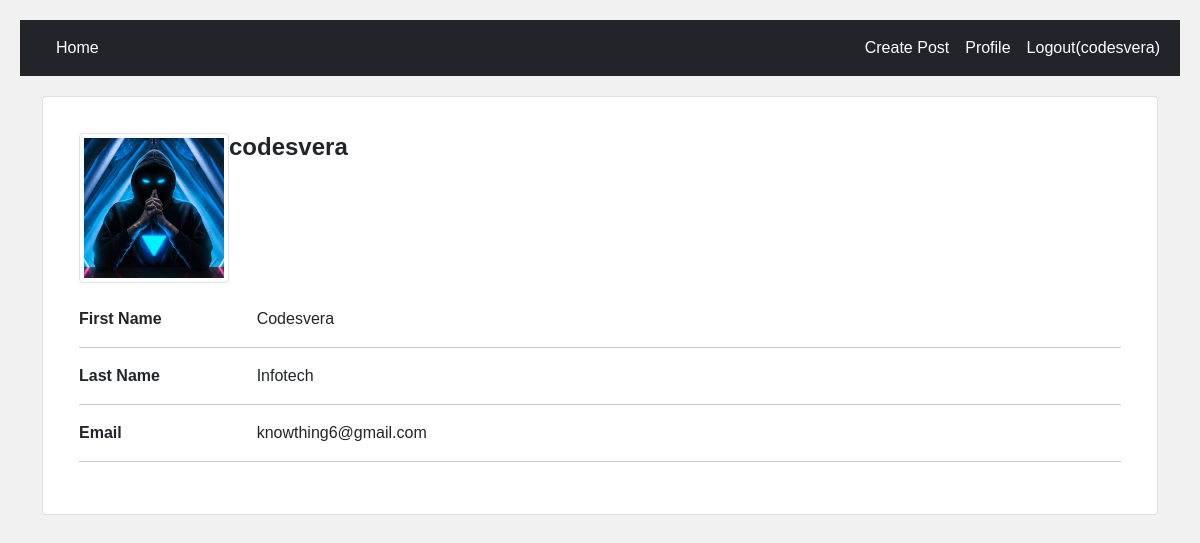
Page /account (signed in) on the committed database.
### myapp/models.py (models this page shows, shortened)
class UserProfile(models.Model):
    user = models.OneToOneField(User,on_delete=models.CASCADE)
    avatar = models.ImageField(upload_to ='uploads/')

### myapp/views.py (the view)
# urls.py: path('account', AccountSettingsView.as_view(), name='account'),
class AccountSettingsView(View):
    template_name = 'account_settings.html'
    @method_decorator(login_required(login_url='login'))
    def get(self,request):
        logined_username = request.user
        user_obj = User.objects.get(username=logined_username)
        if UserProfile.objects.filter(user__username=logined_username).exists():
            cust_obj = UserProfile.objects.get(user=user_obj)
        else:
            cust_obj = ''
        context = {
        'user':cust_obj
        }
        return render(request, self.template_name, context)

### myapp/templates/account_settings.html (shortened to what this page needs)
{% extends 'base.html' %}
{% load socialaccount %}
{% block content %}
{% if user %}
<div class="container">
        <div class="row">
            <div class="col-12">
                <div class="card">
                    <div class="card-body">
                        <div class="card-title mb-4">
                            <div class="d-flex justify-content-start">
                                <div class="image-container">
                                    <img src="{{user.avatar.url}}" id="imgProfile" style="width: 150px; height: 150px" class="img-thumbnail" />
                                </div>
                                <div class="userData ml-3">
                                    <h2 class="d-block" style="font-size: 1.5rem; font-weight: bold">{{user.user.username}}</h2>
                                </div>
                            </div>
                        </div>
                        <div class="row">
                            <div class="col-12">
                                <div class="tab-content ml-1" id="myTabContent">
                                    <div class="tab-pane fade show active" id="basicInfo" role="tabpanel" aria-labelledby="basicInfo-tab">
                                        <div class="row">
                                            <div class="col-sm-3 col-md-2 col-5">
                                                <label style="font-weight:bold;">First Name</label>
                                            </div>
                                            <div class="col-md-8 col-6">
                                                {{user.user.first_name}}
                                            </div>
                                        </div>
                                        <hr />
                                        <div class="row">
                                            <div class="col-sm-3 col-md-2 col-5">
                                                <label style="font-weight:bold;">Last Name</label>
                                            </div>
                                            <div class="col-md-8 col-6">
                                                {{user.user.last_name}}
                                            </div>
                                        </div>
                                        <hr />
                                        <div class="row">
                                            <div class="col-sm-3 col-md-2 col-5">
                                                <label style="font-weight:bold;">Email</label>
                                            </div>
                                            <div class="col-md-8 col-6">
                                                {{user.user.email}}
                                            </div>
                                        </div>
                                        <hr />
                                    </div>
                                </div>
                            </div>
                        </div>
                    </div>
                </div>
            </div>
        </div>
    </div>
{% endif %}
{% endblock %}

### myapp/templates/base.html (shortened to what this page needs)
<!doctype html>
<html lang="en">
<head>
  <link href="https://cdn.jsdelivr.net/npm/bootstrap@5.1.3/dist/css/bootstrap.min.css" rel="stylesheet"
>
  <link rel="stylesheet" href="https://cdnjs.cloudflare.com/ajax/libs/font-awesome/5.11.2/css/all.min.css">
</head>
<body>
  <nav class="navbar navbar-expand-lg navbar-dark bg-dark ">
    <div class="container-fluid">
      <div class="collapse navbar-collapse" id="navbarSupportedContent">
        <ul class="navbar-nav me-auto mb-2 mb-lg-0">
          <li class="nav-item">
            <a class="nav-link active" aria-current="page" href="{% url 'home' %}">Home</a>
          </li>
        </ul>
        <ul class="navbar-nav my-2 my-lg-0">
          <li class="nav-item">
            <a class="nav-link active" aria-current="page" href="">
            </a>
          </li>
          {% if request.user.is_authenticated %}
          <li class="nav-item">
            <a class="nav-link active" aria-current="page" href="{% url 'post_create' %}">Create Post</a>
          </li>
          <li class="nav-item">
            <a class="nav-link active" aria-current="page" href="{% url 'account' %}">Profile</a>
          </li>
          <li class="nav-item">
            <a class="nav-link active" aria-current="page" href="{% url 'logout' %}">Logout({{request.user}})</a>
          </li>
          {% endif %}
        </ul>
      </div>
    </div>
  </nav>
  {% block content %}
  {% endblock content %}
</body>
</html>

### myapp/templates/base.html (style rules this page uses)
* { box-sizing: border-box; }
body { font-family: Arial; padding: 20px; background: #f1f1f1; }
.card { background-color: white; padding: 20px; margin-top: 20px; }
.row:after { content: ""; display: table; clear: both; }

### myapp/templates/account_settings.html (style rules this page uses)
.image-container { position: relative; }

### rows in the picture
UserProfile: avatar (picture), user.username "codesvera", user.first_name "Codesvera", user.last_name "Infotech", user.email "knowthing6@gmail.com"

### other values in the picture
{{ request.user }} "codesvera"
